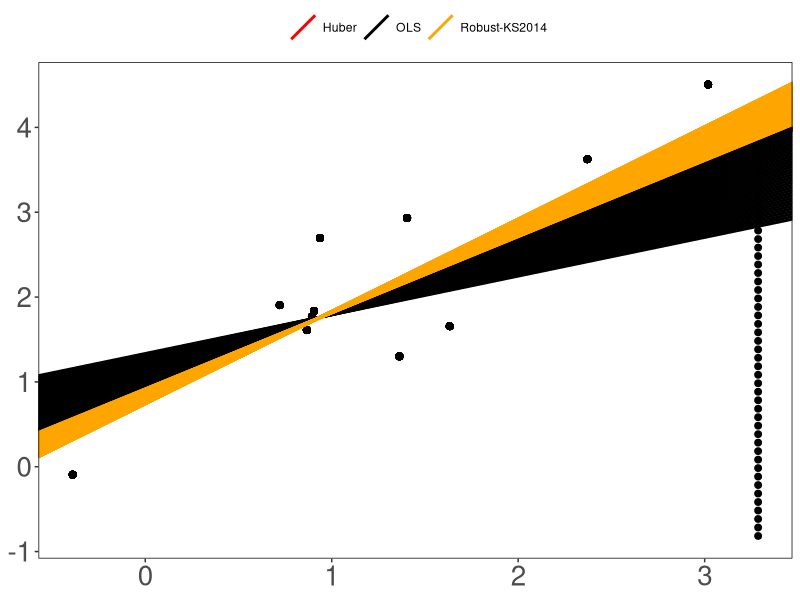

This chart was generated by the following R code: (Note: this script raises an error after producing the figure.)
# Jaromil.frossard@gmail.com
# 1st November 2019

library(tidyr)
library(dplyr)
library(tibble)
library(ggplot2)
library(gganimate)

library(robustbase)
library(MASS)
set.seed(42)
n = 15


x=rnorm(n)+1
sde=0.4
y = 1+x*1+rnorm(n,sd=sde)


epsilon = seq(from =0, to =-5,by = -0.1)

which.out = which.max(x)

out= list()

for(i in 1:length(epsilon)){
  yeps = y;yeps[which.out] = yeps[which.out]+epsilon[i]
  coef_ols = coef(lm(yeps~x))
  coef_sm = coef(lmrob(yeps~x,setting = "KS2014"))
  coef_hub = coef(rlm(yeps~x))
  df = data.frame(y = yeps, x= x)
  df$epsilon = epsilon[i]
  df$simi =i
  df$ols_a = coef_ols[1]
  df$ols_b = coef_ols[2]
  df$sm_a = coef_sm[1]
  df$sm_b = coef_sm[2]
  df$hub_a = coef_hub[1]
  df$hub_b = coef_hub[2]
  out[[i]]=df
}
df = do.call("rbind",out)
lwd=1
p<- df%>%
  ggplot(aes(x= x,y = y,group=simi))+
  geom_point(size=2)+
  geom_abline(aes(slope = hub_b, intercept = hub_a,colour = "Huber"),lwd=lwd)+
  geom_abline(aes(slope = ols_b, intercept = ols_a,colour = "OLS"),lwd=lwd)+
  geom_abline(aes(slope = sm_b, intercept = sm_a,colour = "Robust-KS2014"),lwd=lwd)+
  scale_colour_manual(name="", values = c("red","black","orange"))+
  theme_bw()+
  theme(title = element_text(hjust = 0.5),
        panel.border = element_rect(colour = "black",fill = NA),
        panel.grid = element_blank(),
        axis.text = element_text(size = 20),
        axis.title = element_blank(),
        legend.position = "top")
p

anim <- p+transition_time(simi)+shadow_wake(wake_length = 0.02,exclude_layer = c(2,3))

anim <- animate(anim, fps = 24,start_pause = 12, end_pause=12, duration = 4)

anim
#anim_save("robust.gif", animation = anim)
